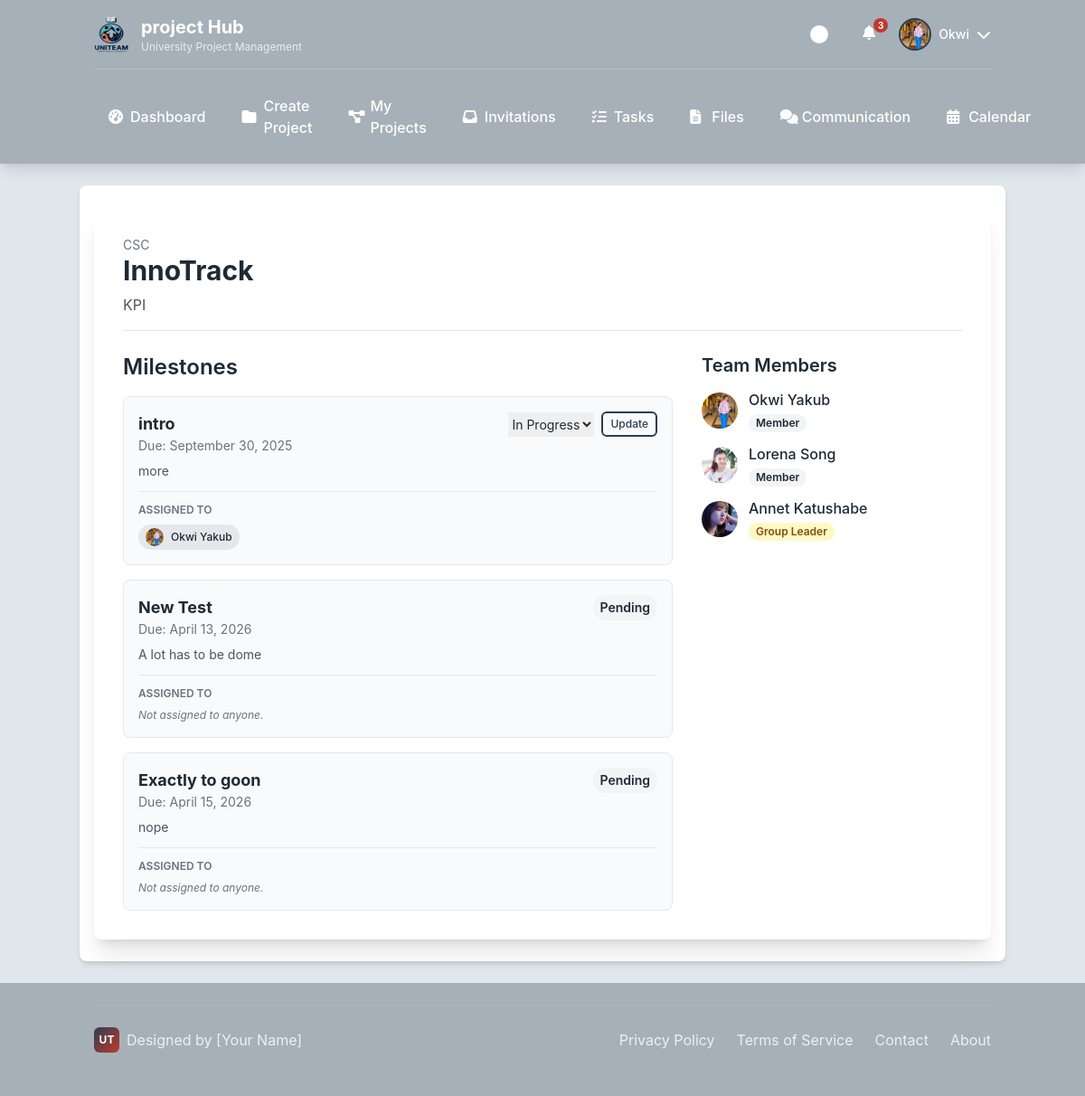
/projects/1/ (signed in), run on the app's committed database.
### users/models.py (models this page shows)
class CustomUser(AbstractUser):
    class Role(models.TextChoices):
        ADMIN = "ADMIN", "Admin"
        LECTURER = "LECTURER", "Lecturer"
        STUDENT = "STUDENT", "Student"
    role = models.CharField(max_length=50, choices=Role.choices)
    avatar = models.ImageField(upload_to='avatars/', null=True, blank=True)
    is_approved = models.BooleanField(default=True)
    phone_number = models.CharField(max_length=20, blank=True)
    def get_full_name(self):
        return f"{self.first_name} {self.last_name}"

### projects/models.py (models this page shows, shortened)
class Project(models.Model):
    class LifecycleStatus(models.TextChoices):
        DRAFT = 'DRAFT', 'Draft'
        ACTIVE = 'ACTIVE', 'Active'
        SUBMITTED = 'SUBMITTED', 'Submitted'
        ARCHIVED = 'ARCHIVED', 'Archived'
    title = models.CharField(max_length=200)
    description = models.TextField()
    course_code = models.CharField(max_length=20, blank=True)
    deadline = models.DateField()
    lifecycle_status = models.CharField(
        max_length=20,
        choices=LifecycleStatus.choices,
        default=LifecycleStatus.ACTIVE,
    )
    supervisor = models.ForeignKey(
        settings.AUTH_USER_MODEL,
        on_delete=models.SET_NULL, null=True, blank=True,
        limit_choices_to={'role': 'LECTURER'}, related_name='supervised_projects'
    )
    template_used = models.ForeignKey(ProjectTemplate, on_delete=models.SET_NULL, null=True, blank=True)
    created_at = models.DateTimeField(auto_now_add=True)
    updated_at = models.DateTimeField(auto_now=True)
    class Meta:
        ordering = ['deadline', '-created_at']

class Milestone(models.Model):
    class Status(models.TextChoices):
        PENDING = 'PENDING', 'Pending'
        IN_PROGRESS = 'IN_PROGRESS', 'In Progress'
        COMPLETED = 'COMPLETED', 'Completed'
        OVERDUE = 'OVERDUE', 'Overdue'
    project = models.ForeignKey(Project, on_delete=models.CASCADE, related_name='milestones')
    title = models.CharField(max_length=200)
    description = models.TextField(blank=True)
    due_date = models.DateField()
    status = models.CharField(max_length=20, choices=Status.choices, default=Status.PENDING)
    assigned_to = models.ManyToManyField(
        settings.AUTH_USER_MODEL,
        blank=True,
        related_name='milestones'
    )
    class Meta:
        ordering = ['due_date']  # Order milestones by their due date by default

class TeamMembership(models.Model):
    user = models.ForeignKey(settings.AUTH_USER_MODEL, on_delete=models.CASCADE)
    team = models.ForeignKey(Team, on_delete=models.CASCADE)
    role = models.CharField(max_length=50, choices=Team.Role.choices, default=Team.Role.MEMBER)
    joined_at = models.DateTimeField(auto_now_add=True)
    class Meta:
        unique_together = ('user', 'team')

### projects/views.py (the view)
# urls.py: path('<int:project_id>/', views.project_dashboard_view, name='project_dashboard'),
@login_required
def project_dashboard_view(request, project_id):
    project = get_object_or_404(Project, pk=project_id)
    user_membership = project.team.teammembership_set.filter(user=request.user).first()
    is_supervisor = project.supervisor == request.user
    if not (user_membership or is_supervisor):
        messages.error(request, "You do not have permission to view this project.")
        return redirect('student_dashboard') # Or wherever your main dashboard is
    user_role_in_project = None
    template_name = '' # Initialize template name
    if is_supervisor:
        user_role_in_project = "SUPERVISOR"
        template_name = 'projects/project_dashboard_supervisor.html'
    elif user_membership:
        if user_membership.role == Team.Role.LEADER:
            user_role_in_project = Team.Role.LEADER
            template_name = 'projects/project_dashboard_leader.html'
        else:
            user_role_in_project = Team.Role.MEMBER
            template_name = 'projects/project_dashboard_student.html'
    if not template_name:
        messages.error(request, "Could not determine your role for this project.")
        return redirect('student_dashboard')
    context = {
        'project': project,
        'team_memberships': project.team.teammembership_set.all(),
        'user_role_in_project': user_role_in_project,
        'is_leader': user_role_in_project == Team.Role.LEADER,
    }
    return render(request, template_name, context)

### templates/projects/project_dashboard_student.html (shortened to what this page needs)
{% extends "base/base_student.html" %}
{% load static %}
{% block content %}
<div class="surface shadow-xl rounded-lg p-6 md:p-8">
    <div class="mb-6 border-b pb-4">
        <p class="text-sm text-gray-500">{{ project.course_code|default:"General Project" }}</p>
        <h1 class="text-3xl font-bold">{{ project.title }}</h1>
        <p class="text-gray-600 mt-2">{{ project.description }}</p>
    </div>
    <div class="grid grid-cols-1 lg:grid-cols-3 gap-8">
        <div class="lg:col-span-2 space-y-8">
            <div>
                <h2 class="text-2xl font-semibold mb-4">Milestones</h2>
                <div class="space-y-4">
                    {% for milestone in project.milestones.all %}
                    <div class="bg-gray-50 dark:bg-gray-700 p-4 rounded-lg border dark:border-gray-600">
                        <div class="flex justify-between items-start">
                            <div>
                                <p class="font-bold text-lg">{{ milestone.title }}</p>
                                <p class="text-sm text-gray-500">Due: {{ milestone.due_date|date:"F j, Y" }}</p>
                            </div>
                            {% if user in milestone.assigned_to.all %}
                            <form action="{% url 'update_milestone_status' milestone.id %}" method="post" class="flex items-center gap-2">
                                <select name="status" class="input-field text-sm py-1">
                                    {% for value, name in milestone.Status.choices %}
                                        <option value="{{ value }}" {% if milestone.status == value %}selected{% endif %}>{{ name }}</option>
                                    {% endfor %}
                                </select>
                                <button type="submit" class="btn btn-secondary py-1 px-2 text-xs">Update</button>
                            </form>
                            {% else %}
                                <span class="text-sm font-semibold px-2 py-1 rounded-full
                                    {% if milestone.status == 'COMPLETED' %}bg-green-100 text-green-800
                                    {% elif milestone.status == 'IN_PROGRESS' %}bg-blue-100 text-blue-800
                                    {% else %}bg-gray-100 text-gray-800{% endif %}">
                                    {{ milestone.get_status_display }}
                                </span>
                            {% endif %}
                        </div>
                        <p class="mt-2 text-sm text-gray-600 dark:text-gray-300">{{ milestone.description|linebreaksbr }}</p>
                        <div class="mt-3 border-t dark:border-gray-600 pt-3">
                            <p class="text-xs font-semibold text-gray-500 uppercase">Assigned To</p>
                            <div class="flex flex-wrap gap-2 mt-2">
                                {% for member in milestone.assigned_to.all %}
                                    <div class="flex items-center bg-gray-200 dark:bg-gray-600 px-2 py-1 rounded-full">
                                        {% if member.avatar %}<img src="{{ member.avatar.url }}" class="w-5 h-5 rounded-full object-cover mr-2">{% endif %}
                                        <span class="text-xs font-medium">{{ member.get_full_name }}</span>
                                    </div>
                                {% empty %}
                                    <span class="text-xs text-gray-500 italic">Not assigned to anyone.</span>
                                {% endfor %}
                            </div>
                        </div>
                    </div>
                    {% empty %}
                        <p class="text-gray-500 text-sm text-center py-4">No milestones have been added for this project yet.</p>
                    {% endfor %}
                </div>
            </div>
        </div>
        <div class="lg:col-span-1 space-y-6">
            <div>
                <h2 class="text-xl font-semibold mb-3">Team Members</h2>
                <ul class="space-y-3">
                    {% for membership in team_memberships %}
                    <li class="flex items-center">
                        {% if membership.user.avatar %}<img src="{{ membership.user.avatar.url }}" class="w-10 h-10 rounded-full object-cover mr-3">{% else %}<div class="w-10 h-10 rounded-full bg-gray-300 flex items-center justify-center font-bold text-gray-600 mr-3">{{ membership.user.first_name.0|upper }}</div>{% endif %}
                        <div>
                            <p class="font-medium">{{ membership.user.get_full_name }}</p>
                            <p class="text-xs font-semibold rounded-full px-2 py-0.5 inline-block {% if membership.role == 'LEADER' %} bg-yellow-100 text-yellow-800 {% else %} bg-gray-100 text-gray-800 {% endif %}">{{ membership.get_role_display }}</p>
                        </div>
                    </li>
                    {% endfor %}
                </ul>
            </div>
        </div>
    </div>
</div>
{% endblock %}

### templates/base/base_student.html (shortened to what this page needs)
<!DOCTYPE html>
{% load static %}
<html lang="en">
<head>
    <script src="https://cdn.tailwindcss.com"></script>
    <link rel="stylesheet" href="https://cdnjs.cloudflare.com/ajax/libs/font-awesome/6.4.0/css/all.min.css">
    <link rel="stylesheet" href="{% static 'css/student_base.css' %}">
</head>
<body class="min-h-screen flex flex-col">
    <header class="header-bg text-white shadow-lg">
        <div class="container mx-auto px-4 py-4">
            <div class="flex justify-between items-center">
                <div class="logo-container">
                    <img src="{% static 'images/logo/uniteam_logo (1).png'%}" alt="UniTeam Logo" class="w-10 h-10 rounded-lg" onerror="this.style.display='none'; this.nextElementSibling.style.display='flex';">
                    <div>
                        <h1 class="text-xl font-bold">project Hub</h1>
                        <p class="text-xs opacity-75">University Project Management</p>
                    </div>
                </div>
                <div class="flex items-center space-x-4">
                    <div class="theme-toggle" id="themeToggle" title="Toggle Theme"></div>
                    {% if user.is_authenticated %}
                        <div class="relative cursor-pointer" id="notificationButton" title="Notifications">
                            <i class="fa-solid fa-bell w-6 h-6 text-white hover:text-accent-1 transition-colors"></i>
                            <span class="notification-badge">3</span>
                        </div>
                        <div class="profile-dropdown">
                            <div class="flex items-center gap-2 cursor-pointer" id="profileButton">
                                {% if user.avatar %}
                                    <img src="{{ user.avatar.url }}" alt="{{ user.username }}'s Avatar" class="profile-avatar object-cover">
                                {% else %}
                                    <div class="profile-avatar bg-accent-1 flex items-center justify-center text-white font-bold">
                                        {{ user.first_name.0|default:user.username.0|upper }}
                                    </div>
                                {% endif %}
                                <span class="hidden md:block text-sm font-medium">{{ user.first_name|default:user.username }}</span>
                                <i class="fa-solid fa-chevron-down w-4 h-4 transition-transform" id="profileArrow"></i>
                            </div>
                        </div>
                    {% else %}
                        <div class="flex items-center space-x-3">
                            <a href="#" class="btn btn-secondary">LOGIN</a>
                            <a href="#" class="btn btn-primary">REGISTER</a>
                        </div>
                    {% endif %}
                </div>
            </div>
            {% if user.is_authenticated %}
            <nav class="hidden md:block mt-4 pt-4 border-t border-white border-opacity-20">
                <div class="flex space-x-2">
                    <a href="{% url 'student_dashboard' %}" class="nav-link {% if request.resolver_match.url_name == 'dashboard' %}active{% endif %}">
                        <i class="fa-solid fa-gauge-high w-4 h-4"></i>
                        Dashboard
                    </a>
                    <a href="{% url 'create_project' %}" class="nav-link {% if request.resolver_match.url_name == 'projects' %}active{% endif %}">
                        <i class="fa-solid fa-folder w-4 h-4"></i>
                        Create Project
                    </a>
                    <a href="{% url 'my_projects' %}" class="nav-link {% if request.resolver_match.url_name == 'projects' %}active{% endif %}">
                        <i class="fa-solid fa-diagram-project w-4 h-4"></i>
                        My Projects
                    </a>
                    <a href="{% url 'view_invitations' %}" class="nav-link {% if request.resolver_match.url_name == 'invitations' %}active{% endif %}">
                        <i class="fa-solid fa-inbox w-4 h-4"></i>
                        Invitations
                    </a>
                    <a href="" class="nav-link {% if request.resolver_match.url_name == 'tasks' %}active{% endif %}">
                        <i class="fa-solid fa-list-check w-4 h-4"></i>
                        Tasks
                    </a>
                    <a href="#" class="nav-link {% if request.resolver_match.url_name == 'files' %}active{% endif %}">
                        <i class="fa-solid fa-file-lines w-4 h-4"></i>
                        Files
                    </a>
                    <a href="#" class="nav-link {% if request.resolver_match.url_name == 'communication' %}active{% endif %}">
                        <i class="fa-solid fa-comments w-4 h-4"></i>
                        Communication
                    </a>
                    <a href="#" class="nav-link {% if request.resolver_match.url_name == 'calendar' %}active{% endif %}">
                        <i class="fa-solid fa-calendar-days w-4 h-4"></i>
                        Calendar
                    </a>
                </div>
            </nav>
            {% endif %}
        </div>
    </header>
    <main class="flex-grow container mx-auto px-4 py-6 surface shadow-md my-6 rounded-lg">
        {% block content %}{% endblock %}
    </main>
    {% if user.is_authenticated %}
    <footer class="footer-bg text-white py-6 mt-auto">
        <div class="container mx-auto px-4">
            <div class="footer-content">
                <div class="personal-branding">
                    <div class="personal-logo">UT</div>
                    <span>Designed by [Your Name]</span>
                </div>
                <div class="footer-links">
                    <a href="#">Privacy Policy</a>
                    <a href="#">Terms of Service</a>
                    <a href="#">Contact</a>
                    <a href="#">About</a>
                </div>
            </div>
        </div>
    </footer>
    {% endif %}
</body>
</html>

### data on the page
CustomUser: avatar (picture), first_name "Okwi", get_full_name "Okwi Yakub"
Project: course_code "CSC", title "InnoTrack", description "KPI"
Milestone: title "intro", due_date "September 30, 2025", status "In Progress", description "more"
Milestone: title "New Test", due_date "April 13, 2026", status "Pending", description "A lot has to be dome"
Milestone: title "Exactly to goon", due_date "April 15, 2026", status "Pending", description "nope"
TeamMembership: user.avatar (picture), user.get_full_name "Okwi Yakub", role "Member"
TeamMembership: user.avatar (picture), user.get_full_name "Lorena Song", role "Member"
TeamMembership: user.avatar (picture), user.get_full_name "Annet Katushabe", role "Group Leader"
